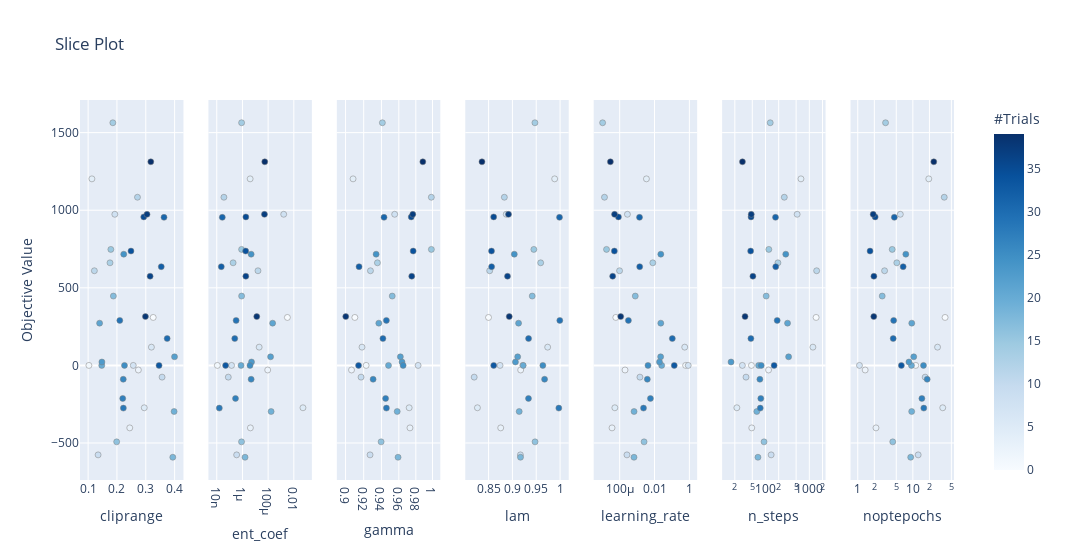

Notebook code cell kept with this figure:
### Code cell
optuna.visualization.plot_slice(study_PPO2_MLP_test)
